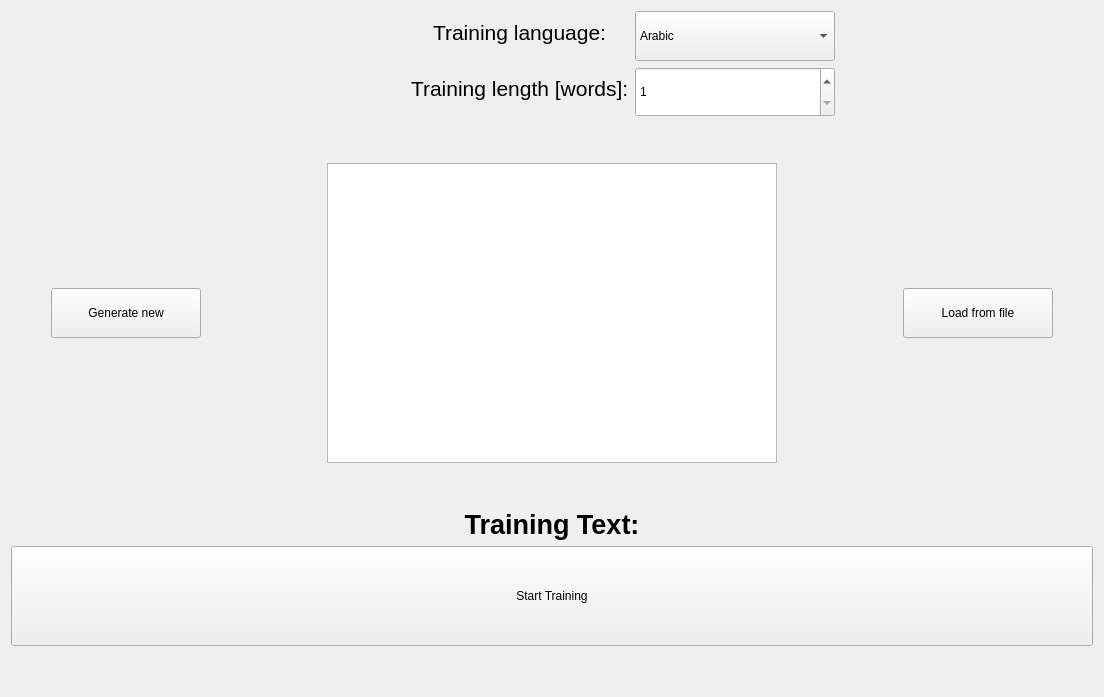
      <widget class="QWidget" name="page">
       <layout class="QVBoxLayout" name="verticalLayout_4">
        <item>
         <layout class="QFormLayout" name="formLayout">
          <property name="labelAlignment">
           <set>Qt::AlignCenter</set>
          </property>
          <property name="leftMargin">
           <number>400</number>
          </property>
          <item row="0" column="0">
           <widget class="QLabel" name="label_6">
            <property name="text">
             <string>&lt;html&gt;&lt;head/&gt;&lt;body&gt;&lt;p&gt;&lt;span style=&quot; font-size:16pt;&quot;&gt;Training language:&lt;/span&gt;&lt;/p&gt;&lt;/body&gt;&lt;/html&gt;</string>
            </property>
           </widget>
          </item>
          <item row="1" column="0">
           <widget class="QLabel" name="label_5">
            <property name="text">
             <string>&lt;html&gt;&lt;head/&gt;&lt;body&gt;&lt;p&gt;&lt;span style=&quot; font-size:16pt;&quot;&gt;Training length [words]:&lt;/span&gt;&lt;/p&gt;&lt;/body&gt;&lt;/html&gt;</string>
            </property>
           </widget>
          </item>
          <item row="1" column="1">
           <widget class="QSpinBox" name="spinBox">
            <property name="minimumSize">
             <size>
              <width>0</width>
              <height>50</height>
             </size>
            </property>
            <property name="maximumSize">
             <size>
              <width>200</width>
              <height>16777215</height>
             </size>
            </property>
            <property name="minimum">
             <number>1</number>
            </property>
            <property name="maximum">
             <number>128</number>
            </property>
           </widget>
          </item>
          <item row="0" column="1">
           <widget class="QComboBox" name="comboBox">
            <property name="minimumSize">
             <size>
              <width>0</width>
              <height>50</height>
             </size>
            </property>
            <property name="maximumSize">
             <size>
              <width>200</width>
              <height>16777215</height>
             </size>
            </property>
            <property name="currentIndex">
             <number>0</number>
            </property>
            <item>
             <property name="text">
              <string>Arabic</string>
             </property>
            </item>
            <item>
             <property name="text">
              <string>Belarusian</string>
             </property>
            </item>
            <item>
             <property name="text">
              <string>Сhinese</string>
             </property>
            </item>
            <item>
             <property name="text">
              <string>English</string>
             </property>
            </item>
            <item>
             <property name="text">
              <string>French</string>
             </property>
            </item>
            <item>
             <property name="text">
              <string>German</string>
             </property>
            </item>
            <item>
             <property name="text">
              <string>Hebrew</string>
             </property>
            </item>
           </widget>
          </item>
         </layout>
        </item>
        <item>
         <spacer name="verticalSpacer_4">
          <property name="orientation">
           <enum>Qt::Vertical</enum>
          </property>
          <property name="sizeHint" stdset="0">
           <size>
            <width>20</width>
            <height>40</height>
           </size>
          </property>
         </spacer>
        </item>
        <item>
         <layout class="QHBoxLayout" name="horizontalLayout_8">
          <item>
           <spacer name="horizontalSpacer_3">
            <property name="orientation">
             <enum>Qt::Horizontal</enum>
            </property>
            <property name="sizeHint" stdset="0">
             <size>
              <width>40</width>
              <height>20</height>
             </size>
            </property>
           </spacer>
          </item>
          <item>
           <widget class="QPushButton" name="pushButton_reset">
            <property name="minimumSize">
             <size>
              <width>150</width>
              <height>50</height>
             </size>
            </property>
            <property name="text">
             <string>Generate new</string>
            </property>
           </widget>
          </item>
          <item>
           <spacer name="horizontalSpacer_4">
            <property name="orientation">
             <enum>Qt::Horizontal</enum>
            </property>
            <property name="sizeHint" stdset="0">
             <size>
              <width>40</width>
              <height>20</height>
             </size>
            </property>
           </spacer>
          </item>
          <item>
           <spacer name="horizontalSpacer_5">
            <property name="orientation">
             <enum>Qt::Horizontal</enum>
            </property>
            <property name="sizeHint" stdset="0">
             <size>
              <width>40</width>
              <height>20</height>
             </size>
            </property>
           </spacer>
          </item>
          <item>
           <spacer name="horizontalSpacer">
            <property name="orientation">
             <enum>Qt::Horizontal</enum>
            </property>
            <property name="sizeHint" stdset="0">
             <size>
              <width>40</width>
              <height>20</height>
             </size>
            </property>
           </spacer>
          </item>
          <item>
           <widget class="QTextEdit" name="textEdit_train">
            <property name="minimumSize">
             <size>
              <width>450</width>
              <height>300</height>
             </size>
            </property>
            <property name="overwriteMode">
             <bool>true</bool>
            </property>
            <property name="textInteractionFlags">
             <set>Qt::NoTextInteraction</set>
            </property>
            <property name="placeholderText">
             <string/>
            </property>
           </widget>
          </item>
          <item>
           <spacer name="horizontalSpacer_6">
            <property name="orientation">
             <enum>Qt::Horizontal</enum>
            </property>
            <property name="sizeHint" stdset="0">
             <size>
              <width>40</width>
              <height>20</height>
             </size>
            </property>
           </spacer>
          </item>
          <item>
           <spacer name="horizontalSpacer_7">
            <property name="orientation">
             <enum>Qt::Horizontal</enum>
            </property>
            <property name="sizeHint" stdset="0">
             <size>
              <width>40</width>
              <height>20</height>
             </size>
            </property>
           </spacer>
          </item>
          <item>
           <spacer name="horizontalSpacer_2">
            <property name="orientation">
             <enum>Qt::Horizontal</enum>
            </property>
            <property name="sizeHint" stdset="0">
             <size>
              <width>40</width>
              <height>20</height>
             </size>
            </property>
           </spacer>
          </item>
          <item>
           <widget class="QPushButton" name="pushButton_load">
            <property name="minimumSize">
             <size>
              <width>150</width>
              <height>50</height>
             </size>
            </property>
            <property name="text">
             <string>Load from file</string>
            </property>
           </widget>
          </item>
          <item>
           <spacer name="horizontalSpacer_8">
            <property name="orientation">
             <enum>Qt::Horizontal</enum>
            </property>
            <property name="sizeHint" stdset="0">
             <size>
              <width>40</width>
              <height>20</height>
             </size>
            </property>
           </spacer>
          </item>
         </layout>
        </item>
        <item>
         <spacer name="verticalSpacer_5">
          <property name="orientation">
           <enum>Qt::Vertical</enum>
          </property>
          <property name="sizeHint" stdset="0">
           <size>
            <width>20</width>
            <height>40</height>
           </size>
          </property>
         </spacer>
        </item>
        <item>
         <layout class="QVBoxLayout" name="verticalLayout_2">
          <item>
           <widget class="QLabel" name="label_3">
            <property name="text">
             <string>&lt;html&gt;&lt;head/&gt;&lt;body&gt;&lt;p align=&quot;center&quot;&gt;&lt;span style=&quot; font-size:20pt; font-weight:700;&quot;&gt;Training Text:&lt;/span&gt;&lt;/p&gt;&lt;/body&gt;&lt;/html&gt;</string>
            </property>
           </widget>
          </item>
          <item>
           <widget class="QPushButton" name="pushButton_start">
            <property name="minimumSize">
             <size>
              <width>0</width>
              <height>100</height>
             </size>
            </property>
            <property name="text">
             <string>Start Training</string>
            </property>
           </widget>
          </item>
          <item>
           <spacer name="verticalSpacer_3">
            <property name="orientation">
             <enum>Qt::Vertical</enum>
            </property>
            <property name="sizeHint" stdset="0">
             <size>
              <width>20</width>
              <height>40</height>
             </size>
            </property>
           </spacer>
          </item>
         </layout>
        </item>
       </layout>
      </widget>
